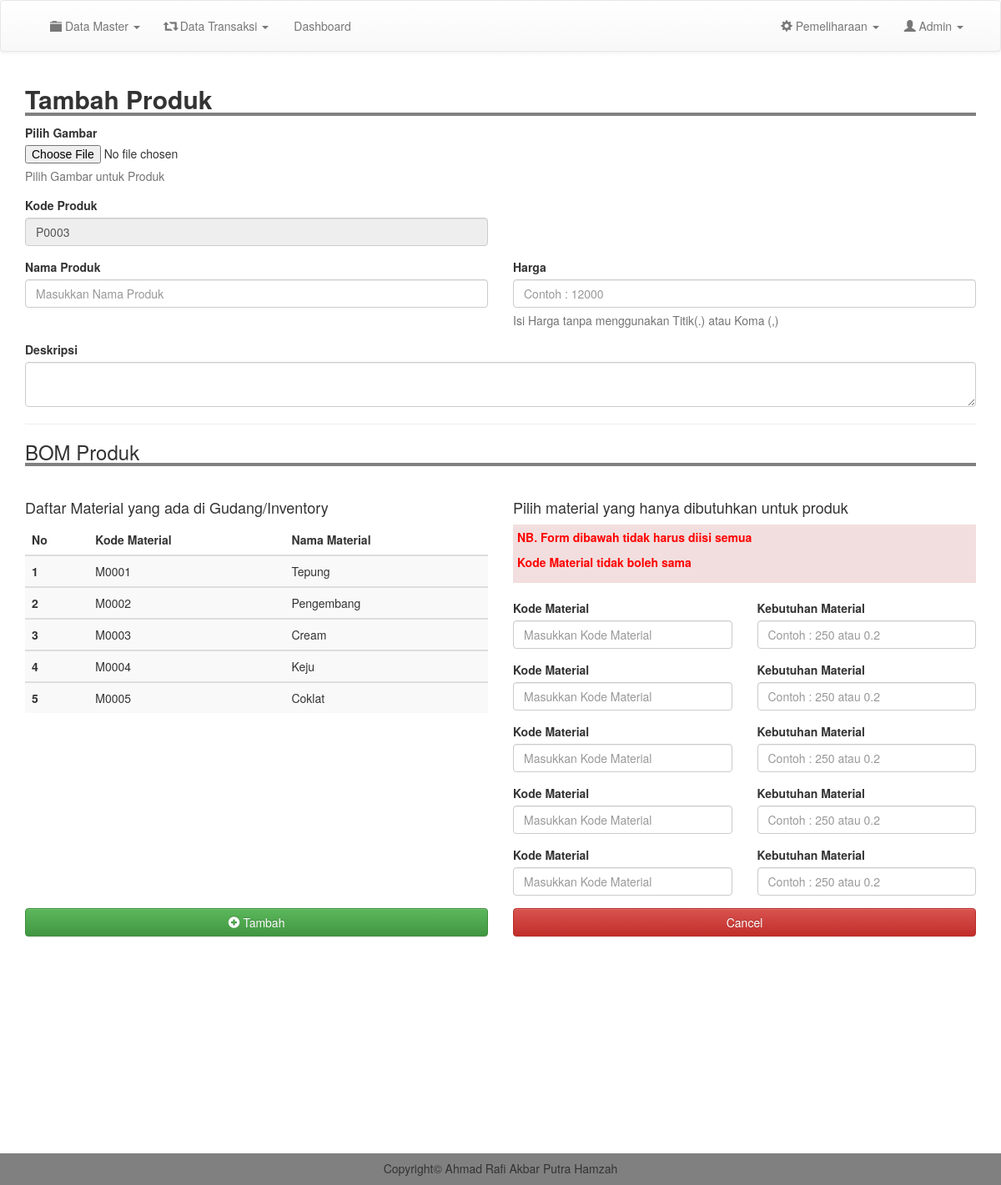
Screenshot of /admin/tm_produk.php (signed in) with the database file from the repository.
### tables this page shows
CREATE TABLE `produk` (
  `kode_produk` varchar(100) NOT NULL,
  `nama` varchar(100) NOT NULL,
  `image` text NOT NULL,
  `deskripsi` text NOT NULL,
  `harga` int(11) NOT NULL
);

CREATE TABLE `inventory` (
  `kode_bk` varchar(100) NOT NULL,
  `nama` varchar(200) NOT NULL,
  `qty` varchar(200) NOT NULL,
  `satuan` varchar(200) NOT NULL,
  `harga` int(11) NOT NULL,
  `tanggal` date NOT NULL
);

### admin/tm_produk.php (the view, shortened to what this page needs)
<?php
include 'header.php';
$kode = mysqli_query($conn, "SELECT kode_produk from produk order by kode_produk desc");
$data = mysqli_fetch_assoc($kode);
$num = substr($data['kode_produk'], 1, 4);
$add = (int) $num + 1;
if(strlen($add) == 1){
	$format = "P000".$add;
}else if(strlen($add) == 2){
	$format = "P00".$add;
}
else if(strlen($add) == 3){
	$format = "P0".$add;
}else{
	$format = "P".$add;
}
?>
<div class="container">
	<h2 style=" width: 100%; border-bottom: 4px solid gray"><b>Tambah Produk</b></h2>
	<form action="proses/tm_produk.php" method="POST" enctype="multipart/form-data">
		<div class="form-group">
			<label for="exampleInputFile">Pilih Gambar </label>
			<input type="file" id="exampleInputFile" name="files">
			<p class="help-block">Pilih Gambar untuk Produk</p>
		</div>
		<div class="row">
			<div class="col-md-6">
				<div class="form-group">
					<label for="exampleInputEmail1">Kode Produk</label>
					<input type="text" class="form-control" id="exampleInputEmail1" placeholder="Masukkan Nama Produk" disabled value="<?= $format; ?>">
				</div>
			</div>
		</div>
		<div class="row">
			<div class="col-md-6">
				<div class="form-group">
					<label for="exampleInputEmail1">Nama Produk</label>
					<input type="text" class="form-control" id="exampleInputEmail1" placeholder="Masukkan Nama Produk" name="nama">
				</div>
			</div>
			<div class="col-md-6">
				<div class="form-group">
					<label for="exampleInputEmail1">Harga</label>
					<input type="number" class="form-control" id="exampleInputEmail1" placeholder="Contoh : 12000" name="harga">
					<p class="help-block">Isi Harga tanpa menggunakan Titik(.) atau Koma (,)</p>
				</div>
			</div>
		</div>
		<div class="form-group">
			<label for="exampleInputPassword1">Deskripsi</label>
			<textarea name="desk" class="form-control" va>
			</textarea>
		</div>
		<hr>
		<h3 style=" width: 100%; border-bottom: 4px solid gray">BOM Produk</h3>
		<br>
		<div class="row">
			<div class="col-md-6">
				<h4>Daftar Material yang ada di Gudang/Inventory</h4>
				<table class="table table-striped ">
					<thead>
						<tr>
							<th scope="col">No</th>
							<th scope="col">Kode Material</th>
							<th scope="col">Nama Material</th>
						</tr>
					</thead>
					<?php
					$result2 = mysqli_query($conn, "SELECT * FROM inventory order by kode_bk asc");
					$no2 =1;
					while ($row2 = mysqli_fetch_assoc($result2)) {
						?>
						<tbody>
							<tr>
								<th scope="row"><?= $no2;  ?></th>
								<td><?= $row2['kode_bk']; ?></td>
								<td><?= $row2['nama']; ?></td>
							</tr>
						</tbody>
						<?php
						$no2++;
					}
					?>
				</table>
			</div>
			<div class="col-md-6">
				<h4>Pilih material yang hanya dibutuhkan untuk produk</h4>
				<div class="bg-danger" style="padding: 5px;">
				<p style="color: red; font-weight: bold;">NB. Form dibawah tidak harus diisi semua</p>
				<p style="color: red; font-weight: bold;">Kode Material tidak boleh sama</p>
				</div>
				<br>
				<?php
				$result3 = mysqli_query($conn, "SELECT * FROM inventory");
				$jml = mysqli_num_rows($result3);
				$no3 = 1	;
				while ($no3 <= $jml) {
					?>
					<div class="row">
						<div class="col-md-6">
							<div class="form-group">
								<label for="exampleInputPassword1">Kode Material</label>
								<input type="text" name="material[]" class="form-control" placeholder="Masukkan Kode Material">
							</div>
						</div>
						<div class="col-md-6">
							<div class="form-group">
								<label >Kebutuhan Material</label>
								<input type="text" class="form-control"placeholder="Contoh : 250 atau 0.2" name="keb[]">
							</div>
						</div>
					</div>
					<?php
					$no3++;
				}
				?>
			</div>
		</div>
				<div class="row">
			<div class="col-md-6">
				<button type="submit"  class="btn btn-success btn-block" ><i class="glyphicon glyphicon-plus-sign"></i> Tambah</button>
			</div>
			<div class="col-md-6">
				<a href="m_produk.php" class="btn btn-danger btn-block">Cancel</a>
			</div>
		</div>
		<br>
	</div>
<br>
<br>
<br>
<br>
<br>
<br>
<br>
<br>
<br>
<br>
<br>
<br>
<?php
include 'footer.php';
?>

### css/style.css (style rules this page uses)
body { margin:0; padding: 0; }

### rows the page displays
produk: kode_produk "P0003"
inventory: kode_bk "M0001", nama "Tepung"
inventory: kode_bk "M0002", nama "Pengembang"
inventory: kode_bk "M0003", nama "Cream"
inventory: kode_bk "M0004", nama "Keju"
inventory: kode_bk "M0005", nama "Coklat"
